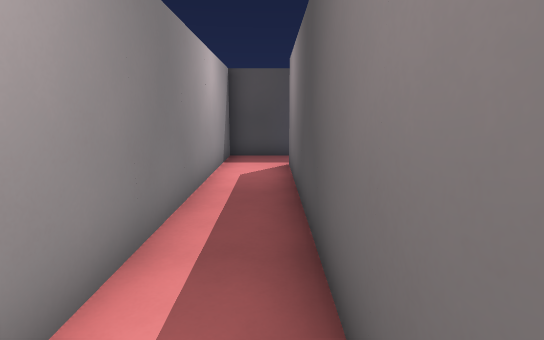
View 1 (above)

21 first-person views from a walk through a 3-D level made in the Godot game engine. The camera is 1.5 m above the floor, tilts 10° down and sees 80° across. The floor is counted in squares, 1 m on a side. Each view is taken from the middle of a square. On the plan, view 1 faces up. The plan holds only what a view shows up to about 15 squares ahead; the rest is blank. Characters and animated objects are left out.

View 2
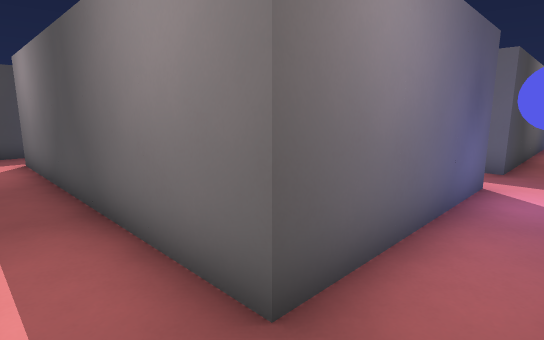

View 3
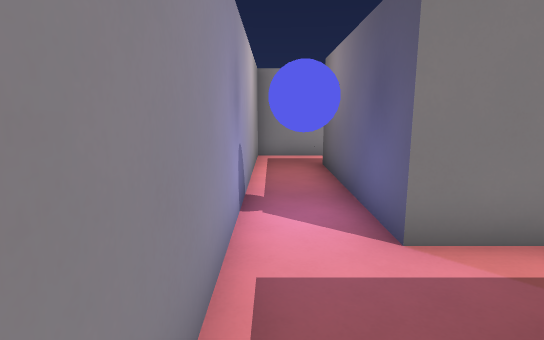

View 4
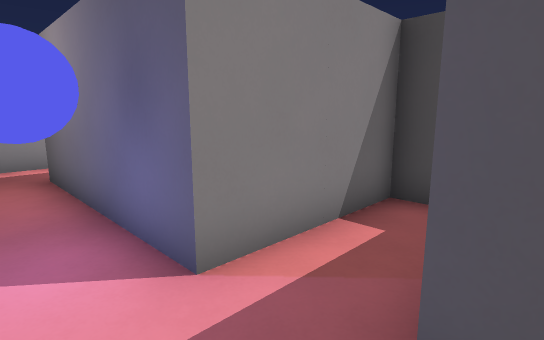

View 5
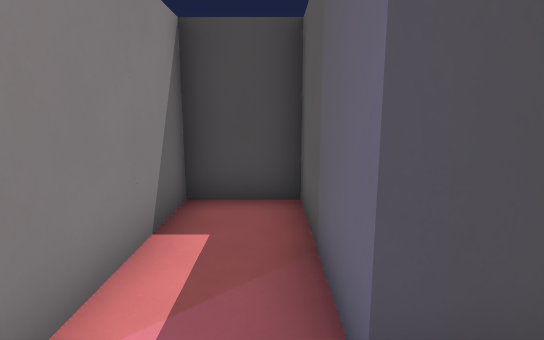

View 6
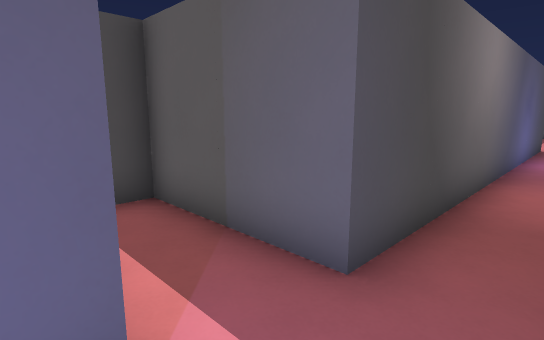

View 7
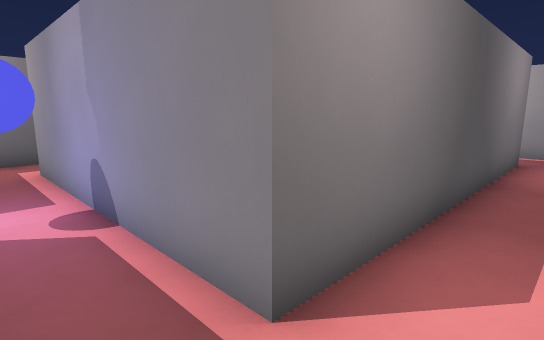

View 8
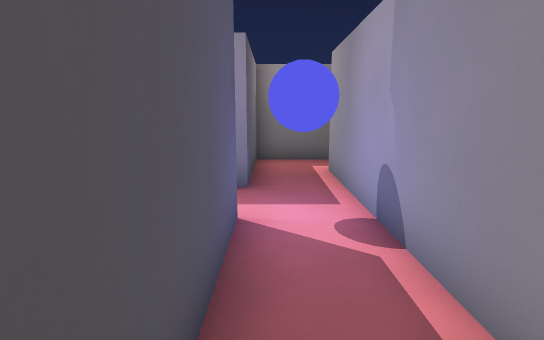

View 9
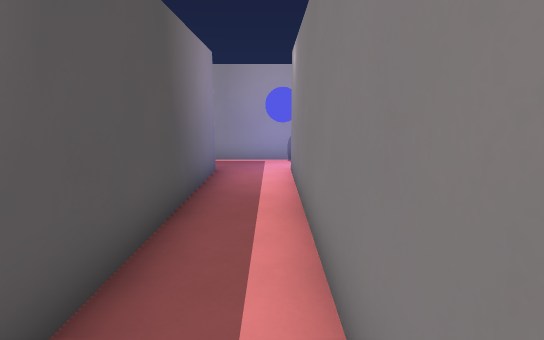

View 10
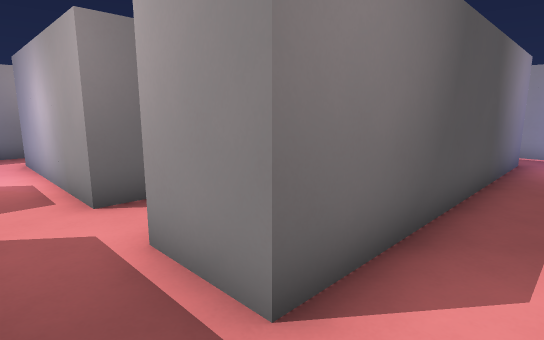

View 11
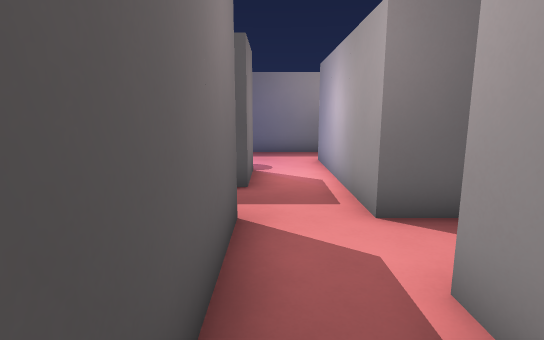

View 12
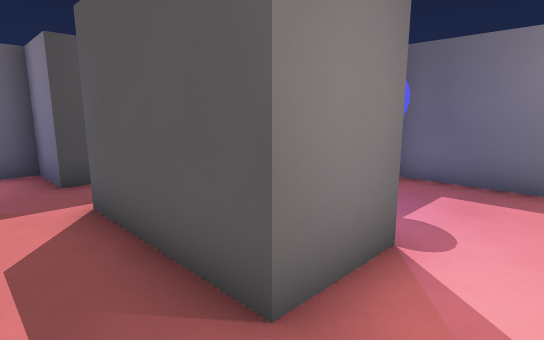

View 13
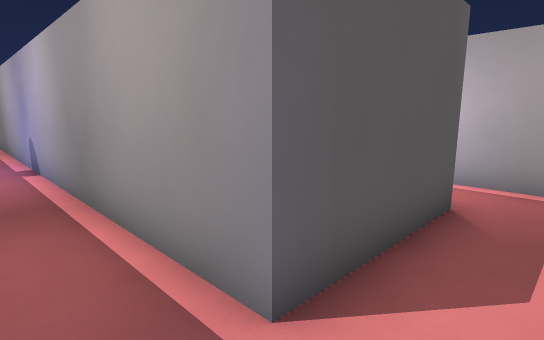

View 14
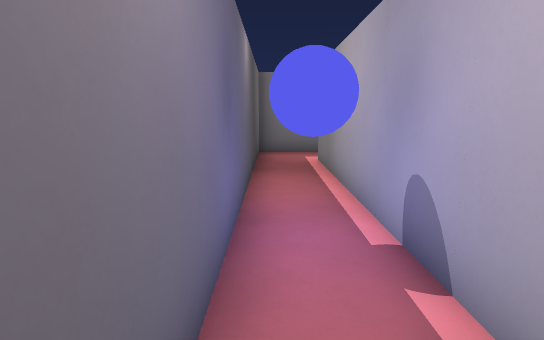

View 15
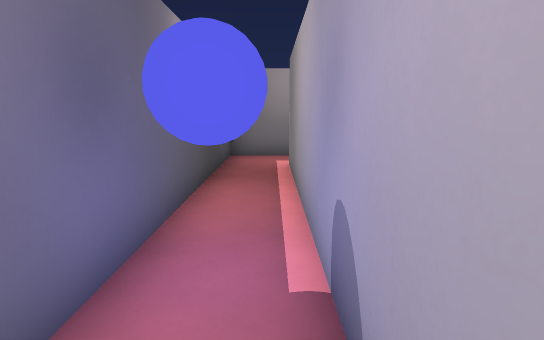

View 16
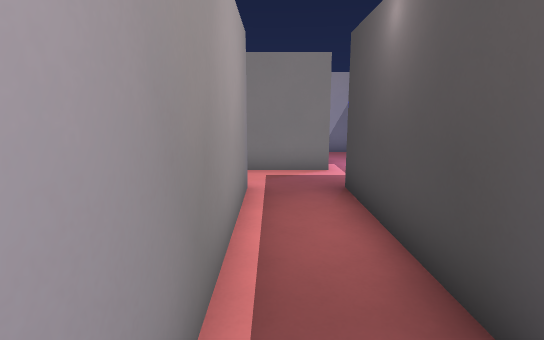

View 17
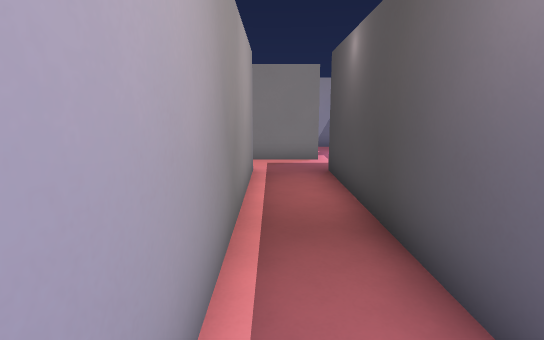

View 18
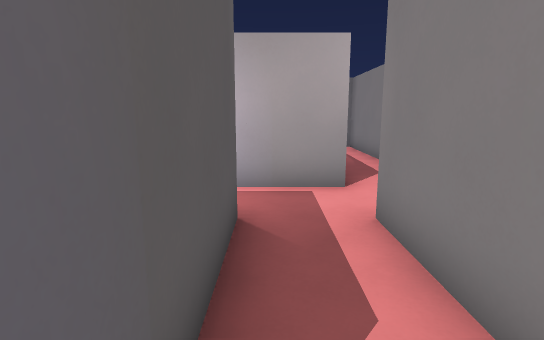

View 19
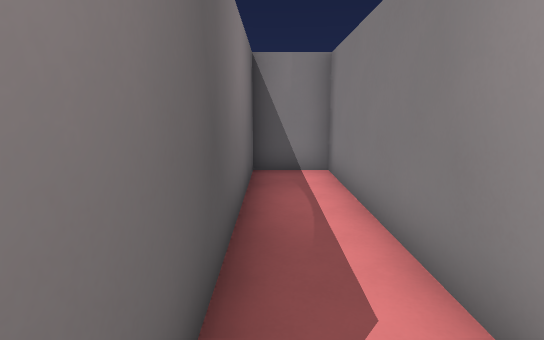

View 20
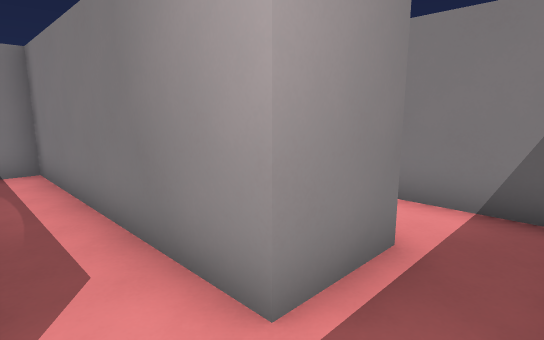

View 21
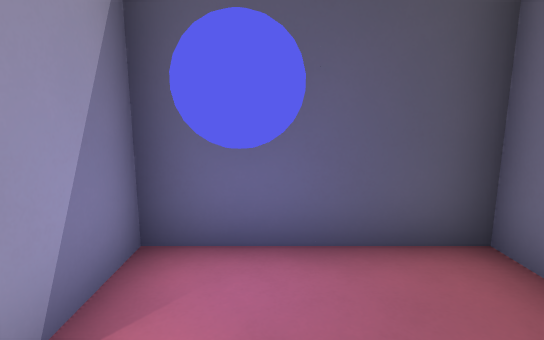

### Floor plan
Points are (right, up) in squares from view 1. A wall is a line through its corners. A room is listed if a view was taken in it or the views show most of it. See-through windows are left out.
Room 1 (views 1, 2, 3, 4, 5, 6, 7, 8, 9, 10, 11)
walls: (6.5, 11.5) (6.5, 21.5); (-1.5, -0.1) (-1.5, -2.5); (-1.1, -2.5) (9.5, -2.5); (22.4, -0.5) (8.5, -0.5) (8.5, 3.5) (6.5, 3.5) (6.5, -0.5) (0.5, -0.5) (0.5, 9.5) (6.5, 9.5); (4.5, 22.6) (4.5, 11.5) (-1.5, 11.5) (-1.5, 1.6)
ways out: opening at (7.5, 22.5) to room 2; opening at (7.5, 10.5) to room 4
Room 2 (views 12, 13, 14, 15, 16, 17, 18, 19, 20)
walls: (14.5, 23.5) (12.5, 23.5) (12.5, 27.5) (28.5, 27.5); (10.5, 29.6) (10.5, 23.5) (6.5, 23.5); (6.5, 21.5) (8.5, 21.5) (8.5, 13.5) (10.5, 13.5) (10.5, 21.5) (14.5, 21.5); (30.5, 27.2) (30.5, 29.5); (30, 29.5) (12.5, 29.5) (12.5, 31.5) (11.8, 31.5)
ways out: opening at (7.5, 22.5) to room 1; opening at (13.5, 22.5) to room 3; opening at (9.5, 30.5); opening at (29.5, 26.5)
Room 3 (view 21)
walls: (18.5, 21.1) (18.5, 25.5) (14.5, 25.5) (14.5, 23.5); (14.5, 21.5) (16.5, 21.5)
ways out: opening at (13.5, 22.5) to room 2; opening at (17.5, 20.5)
Room 4 (no view inside)
walls: (6.5, 9.5) (8.5, 9.5); (10.5, 9.1) (10.5, 11.5) (6.5, 11.5)
ways out: opening at (7.5, 10.5) to room 1; opening at (9.5, 8.5)

Where each view was taken, in squares from view 1:
view 1: 0 up, 0 right, facing up
view 2: 2 down, 1 left, facing up-right
view 3: 2 down, 10 right, facing left
view 4: 2 down, 9 right, facing up-left
view 5: 2 down, 8 right, facing up
view 6: 2 down, 6 right, facing up-right
view 7: 11 up, 1 left, facing down-right
view 8: 11 up, 0 right, facing right
view 9: 20 up, 5 right, facing down
view 10: 23 up, 5 right, facing down-right
view 11: 23 up, 6 right, facing right
view 12: 22 up, 11 right, facing up-right
view 13: 29 up, 11 right, facing down-right
view 14: 29 up, 18 right, facing right
view 15: 28 up, 19 right, facing right
view 16: 28 up, 19 right, facing left
view 17: 28 up, 21 right, facing left
view 18: 28 up, 12 right, facing down
view 19: 22 up, 10 right, facing down
view 20: 23 up, 10 right, facing down-left
view 21: 22 up, 16 right, facing up
